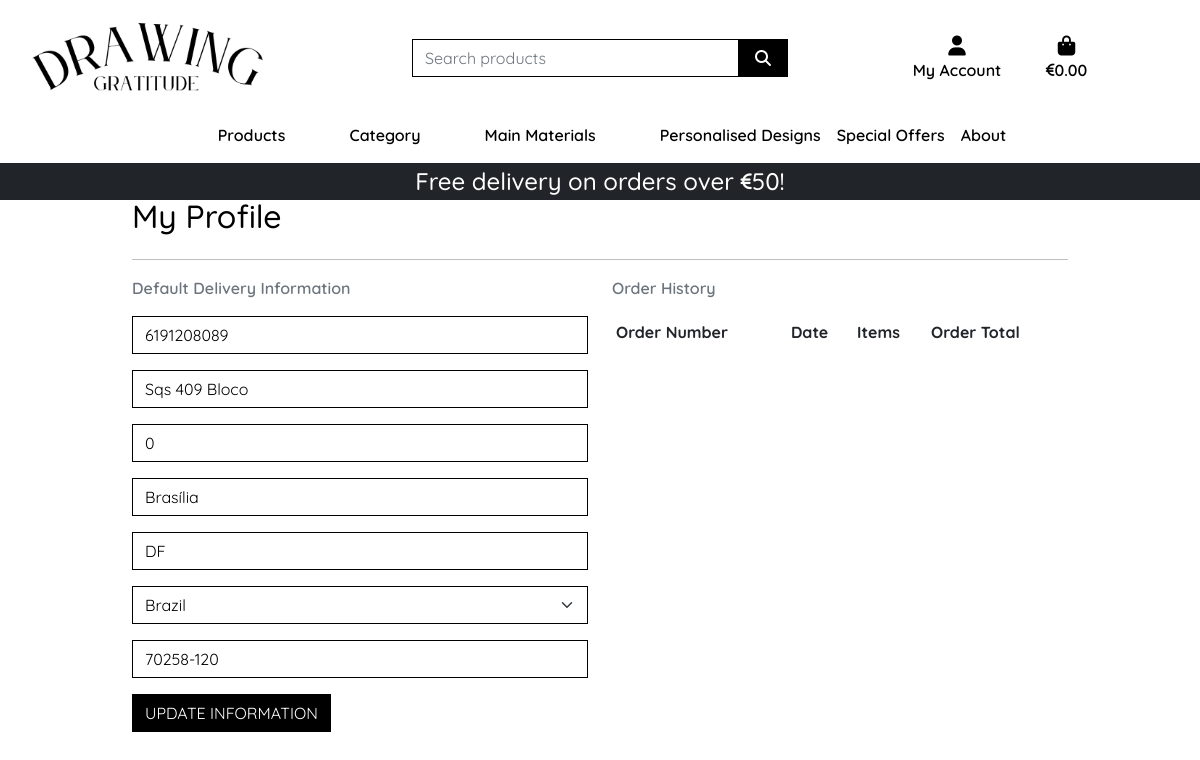
Page /profile/ (signed in) on the earlier database version.
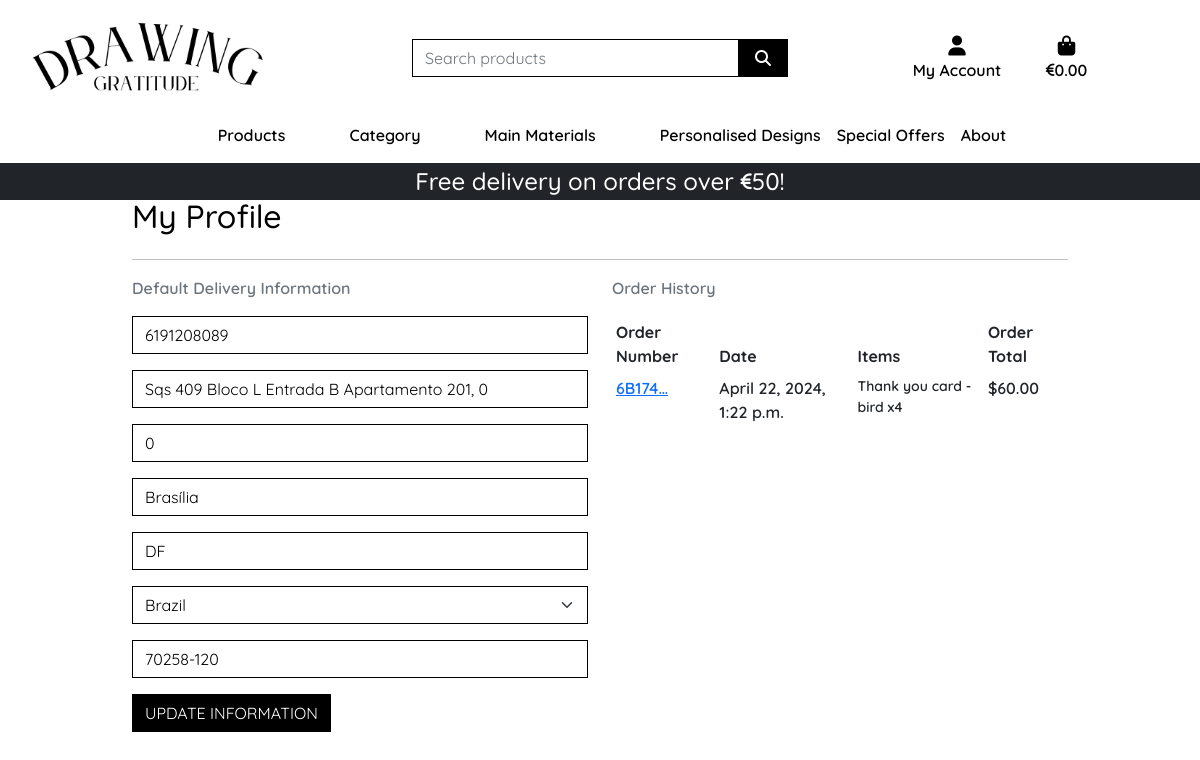
Same page on the later database version.
### profiles/models.py (models this page shows, shortened)
class UserProfile(models.Model):
    user = models.OneToOneField(User, on_delete=models.CASCADE)
    default_phone_number = models.CharField(max_length=20, null=True, blank=True)
    default_street_address1 = models.CharField(max_length=80, null=True, blank=True)
    default_street_address2 = models.CharField(max_length=80, null=True, blank=True)
    default_town_or_city = models.CharField(max_length=40, null=True, blank=True)
    default_county = models.CharField(max_length=80, null=True, blank=True)
    default_country = CountryField(blank_label='Country', null=True, blank=True)
    default_postcode = models.CharField(max_length=20, null=True, blank=True)

### checkout/models.py (models this page shows, shortened)
class Order(models.Model):
    order_number = models.CharField(max_length=32, null=False, editable=False)
    user_profile = models.ForeignKey(UserProfile, on_delete=models.SET_NULL,
                                     null=True, blank=True, related_name='orders')
    full_name = models.CharField(max_length=50, null=False, blank=False)
    email = models.EmailField(max_length=254, null=False, blank=False)
    phone_number = models.CharField(max_length=20, null=False, blank=False)
    country = CountryField(blank_label='Country *', null=False, blank=False)
    postcode = models.CharField(max_length=20, null=True, blank=True)
    town_or_city = models.CharField(max_length=40, null=False, blank=False)
    street_address1 = models.CharField(max_length=80, null=False, blank=False)
    street_address2 = models.CharField(max_length=80, null=True, blank=True)
    county = models.CharField(max_length=80, null=True, blank=True)
    date = models.DateTimeField(auto_now_add=True)
    delivery_cost = models.DecimalField(max_digits=6, decimal_places=2,
                                        null=False, default=0)
    order_total = models.DecimalField(max_digits=10, decimal_places=2,
                                      null=False, default=0)
    grand_total = models.DecimalField(max_digits=10, decimal_places=2,
                                      null=False, default=0)
    original_bag = models.TextField(null=False, blank=False, default='')
    stripe_pid = models.CharField(max_length=254, null=False, blank=False,
                                  default='')

class OrderLineItem(models.Model):
    order = models.ForeignKey(Order, null=False, blank=False,
                              on_delete=models.CASCADE,
                              related_name='lineitems')
    product = models.ForeignKey(Product, null=False, blank=False,
                                on_delete=models.CASCADE)
    quantity = models.IntegerField(null=False, blank=False, default=0)
    lineitem_total = models.DecimalField(max_digits=6, decimal_places=2,
                                         null=False, blank=False,
                                         editable=False)

### products/models.py (models this page shows, shortened)
class Product(models.Model):
    DIGITAL_CHOICES = [
        (True, '0'),
        (False, '1'),
    ]
    OFFERS_CHOICES = [
        (True, '0'),
        (False, '1'),
    ]
    category = models.ForeignKey('Category', null=True, blank=True, on_delete=models.SET_NULL)
    sku = models.CharField(max_length=254, null=True, blank=True)
    name = models.CharField(max_length=254)
    description = models.TextField()
    price = models.DecimalField(max_digits=6, decimal_places=2)
    rating = models.DecimalField(max_digits=6, decimal_places=2, null=True, blank=True)
    image_url = models.URLField(max_length=1024, null=True, blank=True)
    image = models.ImageField(null=True, blank=True)
    digital = models.BooleanField(default=False)
    offers =  models.BooleanField(default=False)

### profiles/views.py (the view)
# urls.py: path('profile/', include('profiles.urls')),
def profile(request):
    profile = get_object_or_404(UserProfile, user=request.user)
    if request.method == 'POST':
        form = UserProfileForm(request.POST, instance=profile)
        if form.is_valid():
            form.save()
            messages.success(request, 'Profile updated successfully')
    form = UserProfileForm(instance=profile)
    orders = profile.orders.all()
    template = 'profiles/profile.html'
    context = {
        'form': form,
        'orders': orders,
        'on_profile_page': True,
    }
    return render(request, template, context)

### profiles/forms.py
class UserProfileForm(forms.ModelForm):
    class Meta:
        model = UserProfile
        exclude = ('user',)
    def __init__(self, *args, **kwargs):
        super().__init__(*args, **kwargs)
        placeholders = {
            'default_phone_number': 'Phone Number',
            'default_postcode': 'Postal Code',
            'default_town_or_city': 'Town or City',
            'default_street_address1': 'Street Address 1',
            'default_street_address2': 'Street Address 2',
            'default_county': 'County, State or Locality',
        }
        self.fields['default_phone_number'].widget.attrs['autofocus'] = True
        for field in self.fields:
            if field != 'default_country':
                if self.fields[field].required:
                    placeholder = f'{placeholders[field]} *'
                else:
                    placeholder = placeholders[field]
                self.fields[field].widget.attrs['placeholder'] = placeholder
            self.fields[field].widget.attrs['class'] = 'border-black rounded-0 profile-form-input'
            self.fields[field].label = False

### bag/contexts.py (called while the page is built, shortened)
def bag_contents(request):
    bag_items = []
    total = 0
    total_discounted_price = 0
    product_count = 0
    bag = request.session.get('bag', {})
    delivery = total * Decimal(settings.STANDARD_DELIVERY_PERCENTAGE / 100) if total < settings.FREE_DELIVERY_THRESHOLD else 0
    grand_total = total + delivery
    context = {
        'bag_items': bag_items,
        'total': total,
        'total_discounted_price': total_discounted_price,
        'product_count': product_count,
        'delivery': delivery,
        'free_delivery_delta': max(0, settings.FREE_DELIVERY_THRESHOLD - total),
        'free_delivery_threshold': settings.FREE_DELIVERY_THRESHOLD,
        'grand_total': grand_total,
    }
    return context

### profiles/templates/profiles/profile.html (shortened to what this page needs)
{% extends "base.html" %}
{% load static %}
{% load crispy_forms_tags %}
{% block extra_css %}
    <link rel="stylesheet" href="{% static 'profiles/css/profile.css' %}">
{% endblock %}
{% block page_header %}
    <div class="container header-container">
    </div>
{% endblock %}
{% block content %}
    <div class="container">
        <div class="row">
            <div class="col">
                <h2 class="logo-font mb-4">My Profile</h2>
                <hr>
            </div>
        </div>
        <div class="row">
            <div class="col-12 col-lg-6">
                <p class="text-muted">Default Delivery Information</p>
                <form class="mt-3" action="{% url 'profile' %}" method="POST" id="profile-update-form">
                    {{ form|crispy }}
                    <button class="btn btn-black rounded-0 text-uppercase float-right">Update Information</button>
                </form>
            </div>
            <div class="col-12 col-lg-6">
                <p class="text-muted">Order History</p>
                <div class="order-history table-responsive">
                    <table class="table table-sm table-borderless">
                        <thead>
                            <tr>
                                <th>Order Number</th>
                                <th>Date</th>
                                <th>Items</th>
                                <th>Order Total</th>
                            </tr>
                        </thead>
                        <tbody>
                            {% for order in orders %}
                                <tr>
                                    <td>
                                        <a href="{% url 'order_history' order.order_number %}"
                                        title="{{ order.order_number }}">
                                            {{ order.order_number|truncatechars:6 }}
                                        </a>
                                    </td>
                                    <td>{{ order.date }}</td>
                                    <td>
                                        <ul class="list-unstyled">
                                            {% for item in order.lineitems.all %}
                                                <li class="small">
                                                    {{ item.product.name }} x{{ item.quantity }}
                                                </li>
                                            {% endfor %}
                                        </ul>
                                    </td>
                                    <td>${{ order.grand_total }}</td>
                                </tr>
                            {% endfor %}
                        </tbody>
                    </table>
                </div>
            </div>
        </div>
    </div>
{% endblock %}

### templates/base.html (shortened to what this page needs)
{% load static %}
{% load crispy_forms_tags %}
<!doctype html>
<html lang="en">
  <head>
    {% block corecss %}
      <link href="https://cdn.jsdelivr.net/npm/bootstrap@5.0.2/dist/css/bootstrap.min.css" rel="stylesheet">
      <link rel="stylesheet" href="{% static 'css/base.css' %}">
      <link rel="stylesheet" href="https://cdnjs.cloudflare.com/ajax/libs/font-awesome/6.5.1/css/all.min.css">
    {% endblock %}
    {% block extra_css %}
    {% endblock %}
  </head>
  <body>
    <header class="container-fluid fixed-top">
      <div id="topnav" class="row bg-white pt-lg-2 d-none d-lg-flex">
        <div class="col-12 col-lg-4 my-auto py-1 py-lg-0 text-center text-lg-left">
          <a href="{% url 'home' %}" class="nav-link main-logo-link">
            <img src="{{ MEDIA_URL }}home/logo.png" alt="logo" class="logo-img">
          </a>
        </div>
        <div class="col-12 col-lg-4 my-auto py-1 py-lg-0">
          <form method="GET" action="{% url 'products' %}">
            <div class="input-group w-100">
              <input class="form-control border border-black rounded-0" type="text" name="q" placeholder="Search products">
              <div class="input-group-append">
                <button class="form-control btn btn-black border border-black rounded-0" type="submit">
                  <span class="icon">
                    <i class="fa-solid fa-magnifying-glass"></i>
                  </span>
                </button>
              </div>
            </div>
          </form>
        </div>
        <div class="col-12 col-lg-4 my-auto py-1 py-lg-0">
          <ul class="list-inline list-unstyled text-center text-lg-right my-0">
            <li class="list-inline-item dropdown">
                <a class="text-black nav-link" href="#" id="user-options" role="button" data-bs-toggle="dropdown" aria-expanded="false">
                    <div class="text-center">
                        <div><i class="fas fa-user fa-lg"></i></div>
                        <p class="my-0">My Account</p>
                    </div>
                </a>
            </li>
            <li class="list-inline-item">
                <a class="{% if grand_total %}text-info font-weight-bold{% else %}text-black{% endif %} nav-link" href="{% url 'view_bag' %}">
                    <div class="text-center">
                        <div><i class="fas fa-shopping-bag fa-lg"></i></div>
                        <p class="my-0">
                            {% if grand_total %}
                              <i class="fa-solid fa-euro-sign fa-sm"></i>{{ grand_total|floatformat:2 }}
                            {% else %}
                              <i class="fa-solid fa-euro-sign fa-sm"></i>0.00
                            {% endif %}
                        </p>
                    </div>
                </a>
            </li>
          </ul>
        </div>
      </div>
      <div class="row bg-white">
        <nav class="navbar navbar-expand-lg navbar-light w-100">
          {% include 'includes/main-nav.html' %}
        </nav>
      </div>
      <div id="delivery-banner" class="row text-center">
        <div class="col bg-dark text-white">
          <h4 class="my-1">Free delivery on orders over <i class="fa-solid fa-euro-sign fa-xs"></i>{{ free_delivery_threshold }}!</h4>
        </div>
      </div>
    </header>
    {% block page_header %}
    {% endblock %}
    {% block content %}
    {% endblock %}
  </body>
</html>

### templates/includes/main-nav.html (shortened to what this page needs)
<div class="collapse navbar-collapse" id="main-nav">
    <ul class="navbar-nav me-auto mx-auto">
        <li class="nav-item dropdown">
            <a class="logo-font font-weight-bold nav-link text-black me-5" href="#" id="all-products-link" role="button" data-bs-toggle="dropdown" aria-expanded="false">
                Products
            </a>
        </li>
        <li class="nav-item dropdown">
            <a class="logo-font font-weight-bold nav-link text-black me-5" href="#" id="clothing-link" role="button" data-bs-toggle="dropdown" aria-expanded="false">
                Category
            </a>
        </li>
        <li class="nav-item dropdown">
            <a class="logo-font font-weight-bold nav-link text-black me-5" href="#" id="homeware-link" role="button" data-bs-toggle="dropdown" aria-expanded="false">
                Main Materials
            </a>
        </li>
        <li class="nav-item dropdown">
            <a class="logo-font font-weight-bold nav-link text-black" href="#" id="specials-link" role="button" data-bs-toggle="dropdown" aria-expanded="false">
                Personalised Designs
            </a>
        </li>
        <li class="nav-item">
            <a class="nav-link logo-font font-weight-bold text-black" href="{% url 'products' %}?offers=True">Special Offers</a>
        </li>
        <li class="nav-item dropdown">
            <a class="logo-font font-weight-bold nav-link text-black" href="" id="specials-link" role="button" data-bs-toggle="dropdown" aria-expanded="false">
                About
            </a>
        </li>
    </ul>
</div>

### static/css/base.css (style rules this page uses)
html { height: 100%; }
body { background-color: white; font-family: "Quicksand", sans-serif; font-optical-sizing: auto; font-weight: 600; color: black; }
.logo-img { max-width: 15em; }
.icon { align-items: center; display: inline-flex; justify-content: center; height: 1.5rem; width: 1.5rem; }
.main-logo-link { width: fit-content; }
.btn-black { background: black; color: white; }
.text-black { color: #000 !important; }
.border-black { border: 1px solid black !important; }
li { list-style: none; }
@media (min-width: 1200px) { .container { max-width: 80%; } }
@media (min-width: 992px) { .header-container { padding-top: 164px; } }

### profiles/static/profiles/css/profile.css (style rules this page uses)
.order-history { max-height: 416px; overflow-y: auto; }
#profile-update-form .form-control { color: #000; }
#profile-update-form input::placeholder { color: #aab7c4; }
#id_default_country, #id_default_country option:not(:first-child) { color: #000; }

Differences in the rows shown:
changed UserProfile "Brasília": default_street_address1 "Sqs 409 Bloco" → "Sqs 409 Bloco L Entrada B Apartamento 201, 0"
added Order: order_number "6B174…", date "April 22, 2024, 1:22 p.m.", grand_total "60.00"
added OrderLineItem: product.name "Thank you card - bird", quantity "4"
